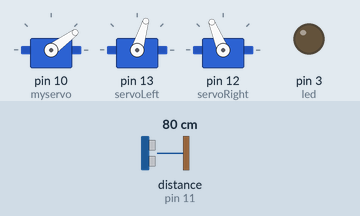
Bench run of a sketch on a simulated Arduino Uno, built with avr-gcc and run on an emulated ATmega328P. Parts: 3 × servo, output pins drawn as LEDs (lit = HIGH). Dashed ring = blinking. The inputs (shaded band) are chosen by the test bench; at power-on: distance to the obstacle (sensor on pin 11) 80 cm. The echo pulse lasts 58.3 µs per cm.

Above: at 3.1 s.
3.2 s: distance to the obstacle (sensor on pin 11) set to 22 cm
7.9 s: distance to the obstacle (sensor on pin 11) set to 18 cm
At 10.0 s:
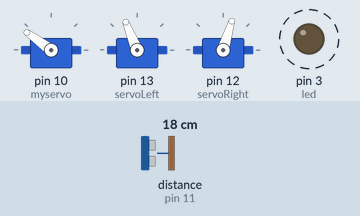
11.4 s: distance to the obstacle (sensor on pin 11) set to 35 cm
At 13.16 s:
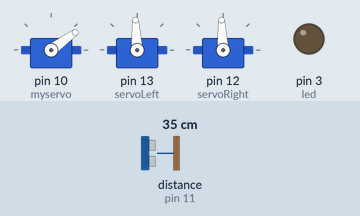
14.9 s: distance to the obstacle (sensor on pin 11) set to 2 cm
At 15.7 s:
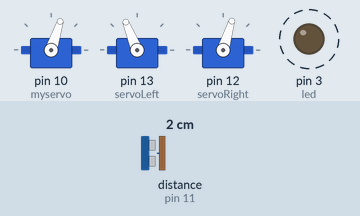
19.1 s: distance to the obstacle (sensor on pin 11) set to 60 cm
At 20.6 s:
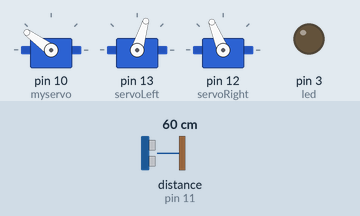
23.4 s: distance to the obstacle (sensor on pin 11) set to 4 cm
At 25.4 s:
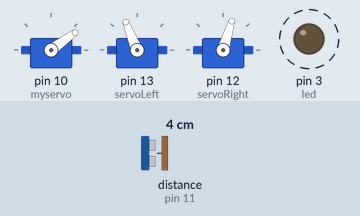
Timing chart, 0 to 27.9 s (numbered marks = the images above; inputs shaded):
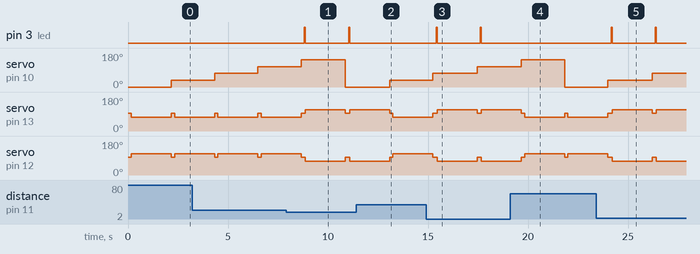

The sketch:

PingServoX2LedDirections.ino
```cpp
/**
*
* @Author: Fukakai
* 03.06.2013
* Ping, servo, led and directions
*/
#include <NewPing.h>                                     //NewPing library
#include <Servo.h>                                       //Wheel Servo Library

#define TRIGGER_PIN  11                                  //listener pin
#define ECHO_PIN     11                                  //active pin
#define MAX_PING_DISTANCE 200                            // power

//Led
int led = 3;                                              //led pin

//sonar
NewPing sonar(TRIGGER_PIN, ECHO_PIN, MAX_PING_DISTANCE);  //sonar declaration
int distance_for_reaction = 20;                           // in centimeters
int pos = 0;    // variable to store the servo position
Servo myservo;  // create servo object to control a servo
                // a maximum of eight servo objects can be created

//wheels
Servo servoLeft;                                         // Left Wheel
Servo servoRight;                                        // Right Wheel
int variator = 200;                                      // Positive is turn under the direction of clockwise
                                                         // Negative is turn on the oposite of the direction of clockwise

int uS = 0;

void setup() {
  //led
  pinMode(led, OUTPUT);

  //sonar
  Serial.begin(115200);
  myservo.attach(10);  // attaches the servo on pin 9 to the servo object                 // in steps of 1 degree
  myservo.write(pos);

  //wheels
  servoLeft.attach(13);                     // Attach left wheel signal to pin 13
  servoRight.attach(12);                    // Attach right wheel signal to pin 12
}

void loop() {
  pos=(pos+36)%180;                  //5 arrêts
  maneuver(0, 0, 160);      // Forward 1 seconds

  if(sonar.ping_cm() < distance_for_reaction){
    digitalWrite(led, HIGH);
    delay(50);
    digitalWrite(led, LOW);
    maneuver(variator, variator, 2000);      // Backward 1 seconds
    myservo.write(pos);
  }else{
    maneuver(-variator, -variator, 2000);      // Forward 1 seconds
    myservo.write(pos);
  }

}

void maneuver(int speedLeft, int speedRight, int msTime)
{
  // speedLeft, speedRight ranges: Backward  Linear  Stop  Linear   Forward
  //                               -200      -100......0......100       200
  servoLeft.writeMicroseconds(1500 + speedLeft);   // Set Left servo speed
  servoRight.writeMicroseconds(1500 - speedRight); // Set right servo speed
  if(msTime==-1)                                   // if msTime = -1
  {
    servoLeft.detach();                            // Stop servo signals
    servoRight.detach();
  }
  delay(msTime);                                   // Delay for msTime}
}
```

Measured:
- the behaviour switches between 20 and 19 cm on distance to the obstacle (sensor on pin 11) (found by bisection; images 0 and 1)
- after the input at 7.9 s, pin 3 (led): alternates HIGH for 0.05 s and LOW for 2.2 s, starting after 0.92 s
- after the input at 11.4 s, pin 3 (led): stays LOW (without the input it goes to HIGH after 1.8 s)
- after the input at 14.9 s, pin 3 (led): alternates HIGH for 0.05 s and LOW for 2.2 s, starting after 0.50 s
- after the input at 19.1 s, pin 3 (led): stops changing and stays LOW
- after the input at 23.4 s, pin 3 (led): alternates HIGH for 0.05 s and LOW for 2.2 s, starting after 0.76 s
- by itself, servo on pin 13 (servoLeft): alternates 93° for 0.16 s and 73° for 2.0 s
- by itself, servo on pin 12 (servoRight): alternates 112° for 2.0 s and 93° for 0.16 s
